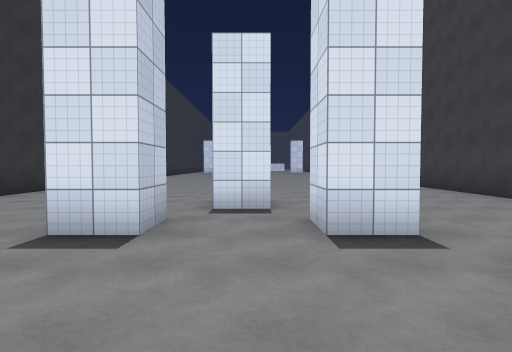
view 1 (above)

16 first-person views from a walk through a Unity game level. The camera is 1.5 m above the floor, tilts 2° down and sees 80° across. The floor is counted in squares, 2 m on a side. Each view is taken from the middle of a square. On the plan, view 1 faces up. The plan holds only what a view shows up to about 10 squares ahead; the rest is blank. The place goes on beyond the plan. The player is left out. Surface patterns are stand-ins for the level's own textures.

view 2
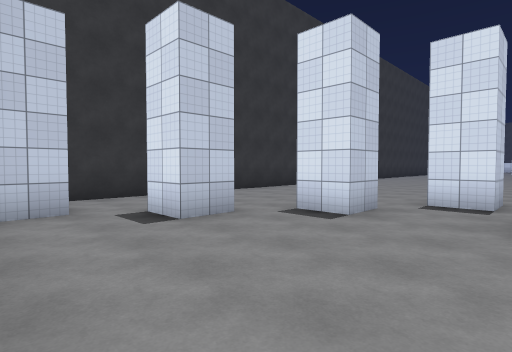

view 3
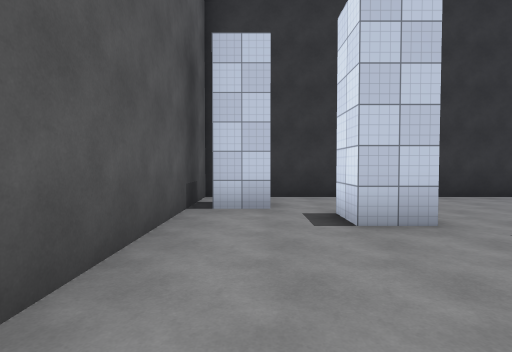

view 4
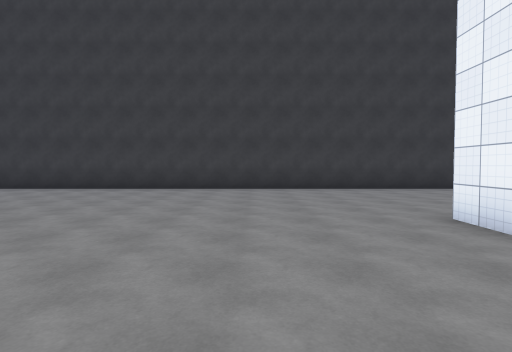

view 5
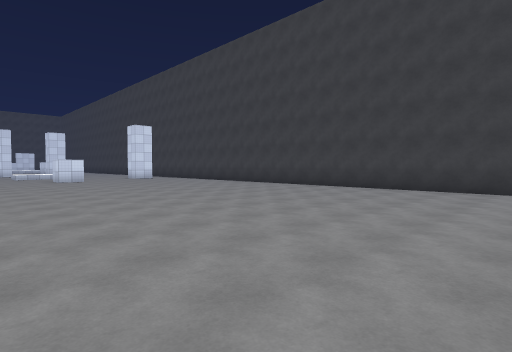

view 6
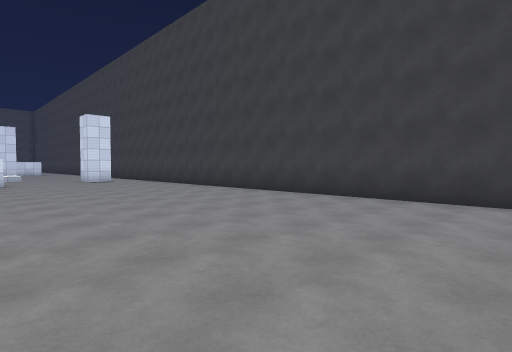

view 7
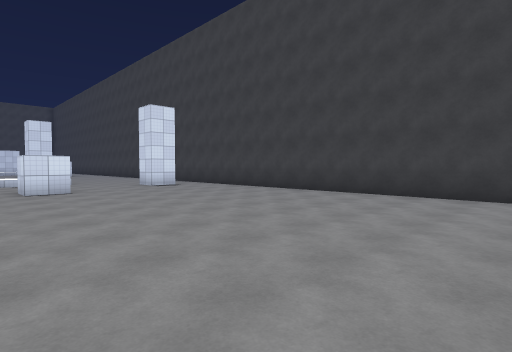

view 8
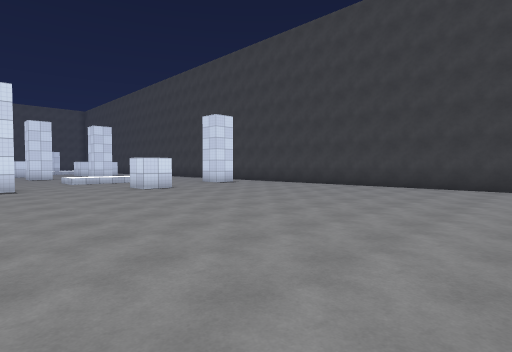

view 9
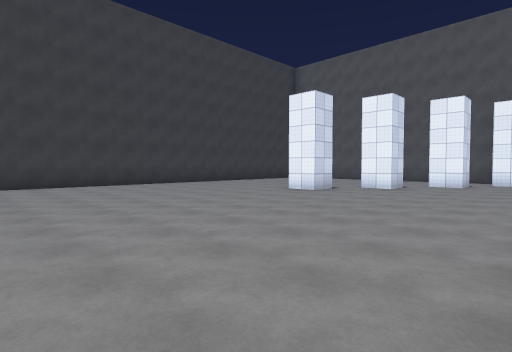

view 10
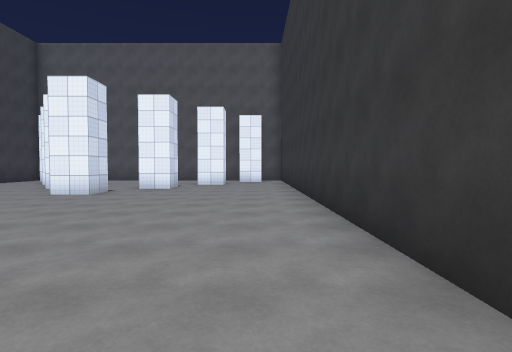

view 11
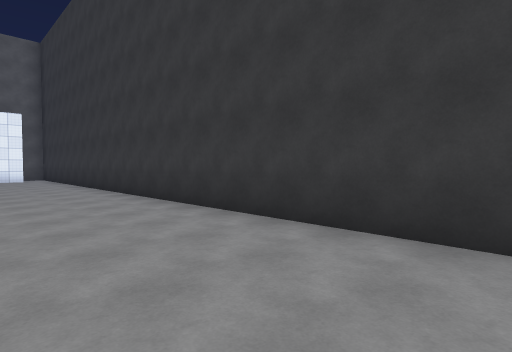

view 12
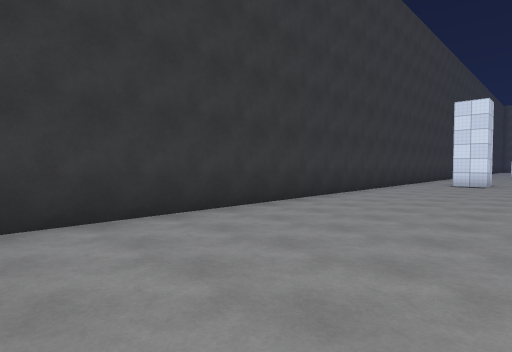

view 13
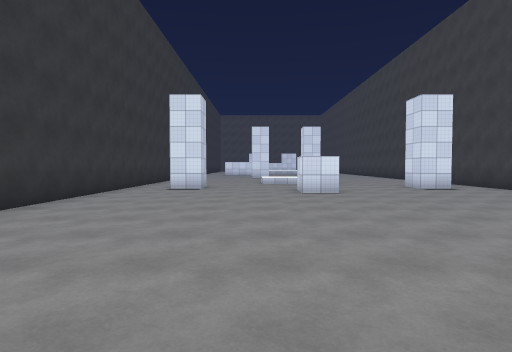

view 14
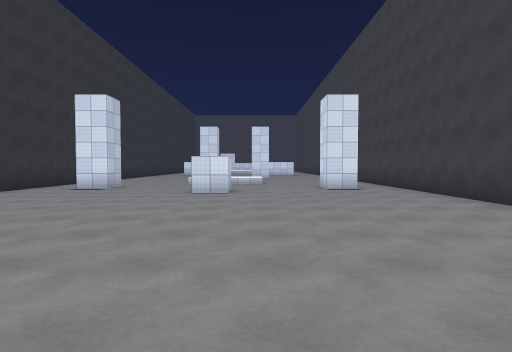

view 15
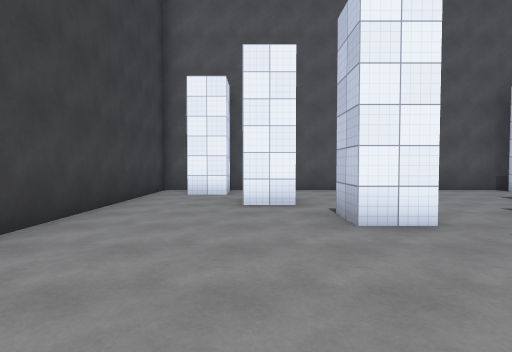

view 16
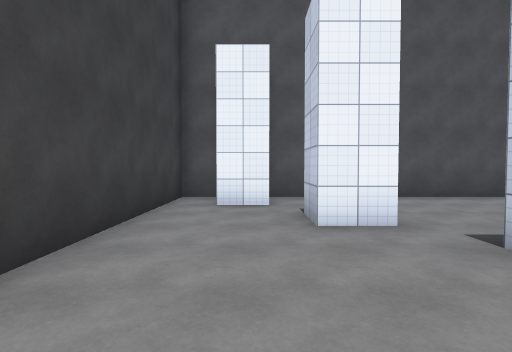

### Floor plan
Points are (right, up) in squares from view 1. A wall is a line through its corners. A room is listed if a view was taken in it or the views show most of it. See-through windows are left out.
Room 1 (views 1, 2, 3, 4, 5, 6, 7, 8, 9, 10, 11, 12, 13, 14, 15, 16)
walls: (-0.8, 6.2) (0.3, 6.2) (0.3, 5.3) (-0.8, 5.3) (-0.8, 6.2); (-1.2, 4.2) (-1.2, 3.3) (-2.3, 3.3) (-2.3, 4.2) (-1.2, 4.2); (0.8, 4.2) (1.7, 4.2) (1.7, 3.3) (0.8, 3.3) (0.8, 4.2); (-2.7, 2.4) (-2.7, 1.3) (-3.8, 1.3); (2.1, 2.2) (3.2, 2.2) (3.2, 1.2); (0.4, 26.2) (-0.8, 26.2) (-0.8, 27.2); (-6.3, 2.5) (-6.3, -1.2) (5.8, -1.2) (5.8, 28); (0.3, 27.2) (0.3, 26.5); (-3.6, 27.7) (-4.8, 27.7); (-4.2, 0.4) (-4.2, -0.8); (4.4, 27.7) (3.2, 27.7); (-6.3, 28) (-6.3, 4); (3.7, -0.6) (3.7, 0.3) (4.8, 0.3)

Positions as (right, up) in squares from view 1, and headings:
1: (0, 0), facing up
2: (1, -1), facing up-left
3: (1, 0), facing left
4: (-4, 9), facing right
5: (-4, 11), facing up-right
6: (-1, 13), facing up-right
7: (-2, 17), facing up-right
8: (-5, 17), facing up-right
9: (-6, 14), facing down-right
10: (-5, 14), facing down
11: (-3, 17), facing down-left
12: (-2, 15), facing up-left
13: (-2, 18), facing up
14: (1, 18), facing up
15: (3, 8), facing down
16: (4, 6), facing down
